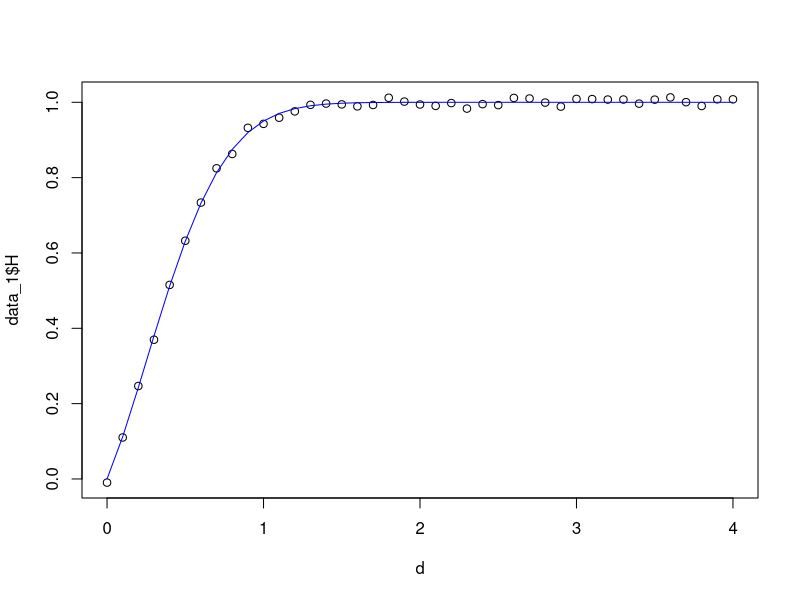
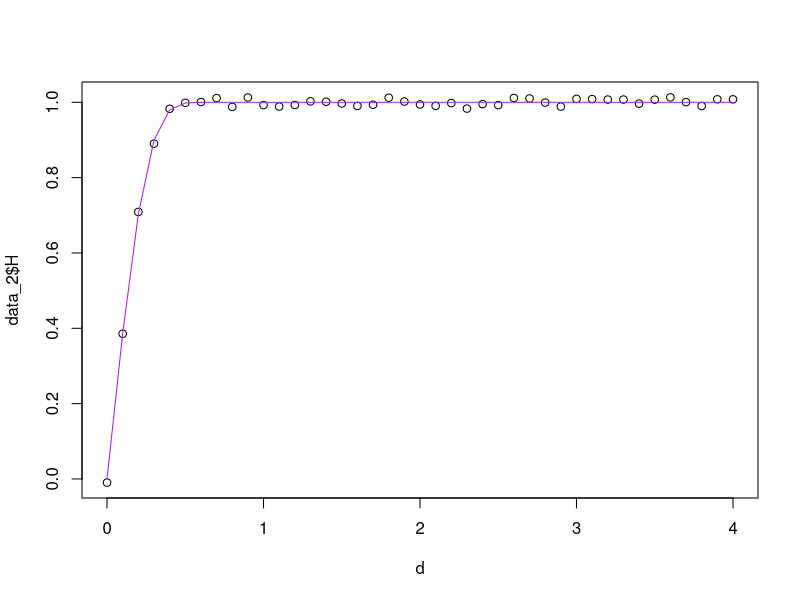
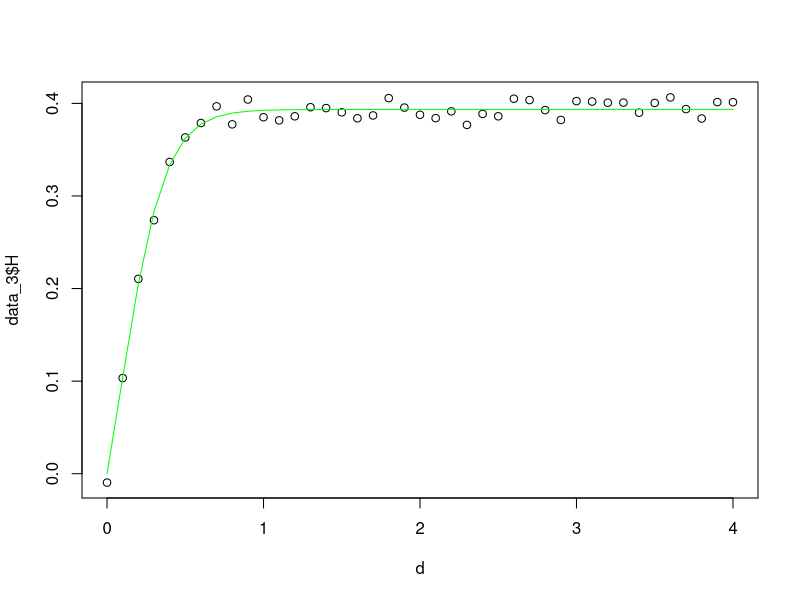
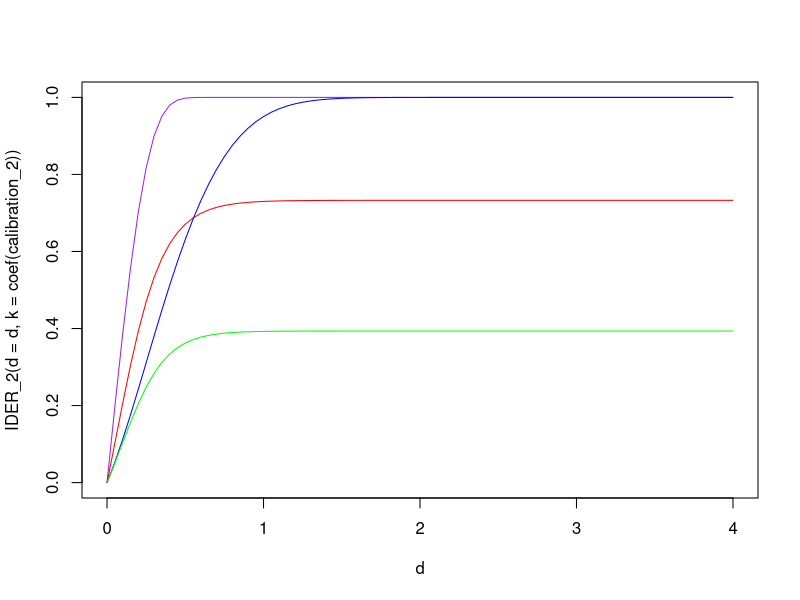

Generate these figures, in order, with R:
## ---- chunk 1
library(ggplot2) #library for plotting
library(deSolve) # library for solving differential equations
library(minpack.lm) #for non-linear regression package
d = seq(0, 4, 0.1)
set.seed(3)
random_noise = 0.01*rnorm(41)

#First IDER
IDER_1 = function(d, a, b) {
  1 - exp(-(a*d + b*d^2))
} 
H_1 = IDER_1(d = d, a = 1, b = 2) + random_noise
data_1 = data.frame(d = d, H = H_1)

#Second IDER
IDER_2 = function(d, k) {
  1 - exp(-(exp(k*d) - 1))
}
H_2 = IDER_2(d = d, k = 4) + random_noise
data_2 = data.frame(d = d, H = H_2)


#third IDER
dE = function(t, E, parms) {
    c = parms$c;
    a = parms$a;
    dH = c*(a-log(1-E))*(0.5+log(1-E))*(1-E)
    return(list(dH))
}
IDER_3 = function(d, c, a) {
  yini = c(H= 0)
  out = ode(y = yini, times = d, func = dE, parms = list(c = c, a = a))
  return(out[, 2])
}

H_3 = IDER_3(d = d, c = 10, a = 0.2) + random_noise
data_3 = data.frame(d = d, H = H_3)
parms = c(c = 10, a = 0.2)

ssqres = function(parms) {
  cinit = c(H = 0)
  d = seq(0, 4, 0.1)
  c = parms[1]; a = parms[2]
  out = ode(y = cinit, times = d, func = dE, parms = list(c = c, a = a))
  ssqres = out[,2] - data_3$H
  return(ssqres)
}

calibration_1 = nlsLM(H ~ IDER_1(d, a, b), data = data_1, start = list(a = 1, b = 2))
coef(calibration_1)
calibration_2 = nlsLM(H ~ IDER_2(d, k), data = data_2, start = list(k = 4))
coef(calibration_2)
calibration_3 = nls.lm(par = parms, fn = ssqres)
coef(calibration_3)

#Plotting all the calibration
setEPS()
postscript("IDER_1 calibration.eps", width = 10, height = 7)
plot(x = d, y = data_1$H)
lines(x = d, y = IDER_1(d = d, a = coef(calibration_1)[1], b = coef(calibration_1)[2]), col = "blue")
dev.off()

setEPS()
postscript("IDER_2 calibration.eps", width = 10, height = 7)
plot(x = d, y = data_2$H)
lines(x = d, y = IDER_2(d = d, k = coef(calibration_2)[1]), col = "purple")
dev.off()

setEPS()
postscript("IDER_3 calibration.eps", width = 10, height = 7)
plot(x = d, y = data_3$H)
lines(x = d, y = IDER_3(d = d, c = coef(calibration_3)[1], a = coef(calibration_3)[2]), col = "green")
dev.off()
## ---- chunk 2
dE_1 = function(d, a, b) {
  (2*b*d + a)*(exp(-b*d^2 - a*d))
}

dE_2 = function(d, k) {
  k*exp(-exp(k*d) + k*d + 1)
}

dE_3 = function(E, a, c) {
  c*(a-log(1-E))*(0.5+log(1-E))*(1-E)
}

MIXDER_function = function(r , a1 = coef(calibration_1)[1], b = coef(calibration_1)[2], k = coef(calibration_2), c = coef(calibration_3)[1], a2 = coef(calibration_3)[2] , d)  {
  dE=function(yini,State,Pars){
  a1 = a1; b = b; a2 = a2; k = k; c = c;
  with(as.list(c(State, Pars)), {
    u = vector(length = 3)
    u[1] = uniroot(function(d) (1 - exp(-(a1*d + b*d^2))) - I, lower = 0, upper = 1, extendInt = "yes", tol = 10^-10)$root 
    u[2] = uniroot(function(d) (1 - exp(-(exp(k*d) - 1))) - I, lower = 0, upper = 1, extendInt = "yes", tol = 10^-10)$root
    dI = vector(length = 3)
    dI[1] = r[1]*dE_1(d = u[1], a = a1, b = b)
    dI[2] = r[2]*dE_2(d = u[2], k = k)
    dI[3] = r[3]*dE_3(E = I, a = a2, c = c)
    dI = sum(dI)
    return(list(c(dI)))
      })
    }
  pars = NULL; yini = c(I= 0); d = d
  out = ode(yini,times = d, dE, pars, method = "radau")
  return(out)
}
d = seq(0, 4, 0.05)

setEPS()
postscript("mouse_MIXDER_one_third_calibrated.eps", width = 10, height = 7)
plot(x = d, y = IDER_2(d = d, k = coef(calibration_2)), col = "purple", type = "l")
lines(x = d, y = MIXDER_function(r = c(0.33333, 0.33333, 0.33333), d = d)[, 2], col = "red")
lines(x = d, y = IDER_1(d = d, a = coef(calibration_1)[1], b = coef(calibration_1)[2]), col = "blue")
lines(x = d, y = IDER_3(d = d, c = coef(calibration_3)[1], a = coef(calibration_3)[2]), col = "green")
dev.off()
